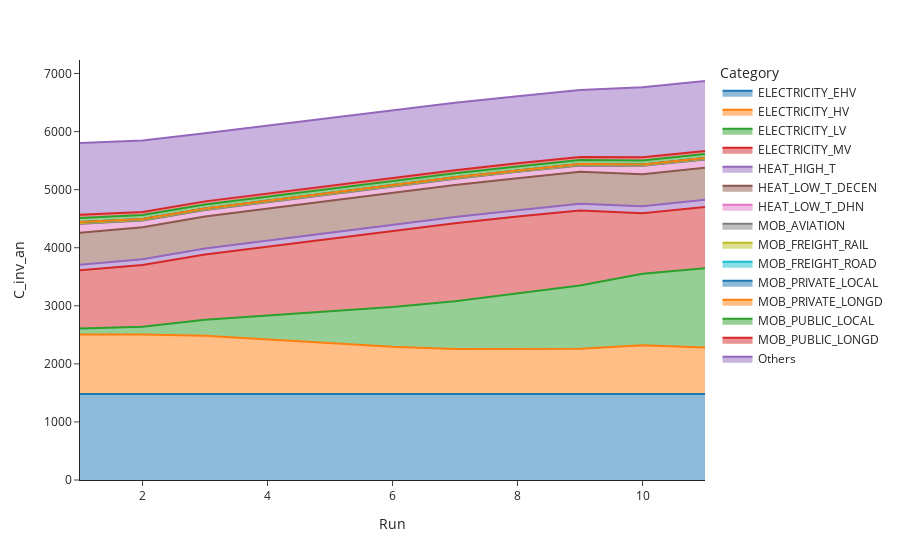

Here is the notebook cell this chart was saved with:
### Markdown cell above
- **`variable="C_inv_an"`**: Specifies that we want to plot annual investment costs.
- **`category="Sector"`**: Aggregates the costs by sector.

#### Plot Investment Costs by Category

### Code cell
# Plot annualized investment costs aggregated by category
plot_parametrisation(results=results_ch_n, variable="C_inv_an", category="Category")

### Figure 1 — Plotly figure (JSON) as saved in the notebook; plotly's stock layout.template omitted (floating-point values rounded to 4 significant figures)
{"data": [{"fillpattern": {"shape": ""}, "hovertemplate": "Category=ELECTRICITY_EHV<br>Run=%{x}<br>C_inv_an=%{y}<extra></extra>", "legendgroup": "ELECTRICITY_EHV", "line": {"color": "#1F77B4"}, "marker": {"symbol": "circle"}, "mode": "lines", "name": "ELECTRICITY_EHV", "orientation": "v", "showlegend": true, "stackgroup": "1", "type": "scatter", "x": [1, 2, 3, 4, 5, 6, 7, 8, 9, 10, 11], "xaxis": "x", "y": [1481.0, 1481.0, 1481.0, 1481.0, 1481.0, 1481.0, 1481.0, 1481.0, 1481.0, 1481.0, 1481.0], "yaxis": "y"}, {"fillpattern": {"shape": ""}, "hovertemplate": "Category=ELECTRICITY_HV<br>Run=%{x}<br>C_inv_an=%{y}<extra></extra>", "legendgroup": "ELECTRICITY_HV", "line": {"color": "#FF7F0E"}, "marker": {"symbol": "circle"}, "mode": "lines", "name": "ELECTRICITY_HV", "orientation": "v", "showlegend": true, "stackgroup": "1", "type": "scatter", "x": [1, 2, 3, 4, 5, 6, 7, 8, 9, 10, 11], "xaxis": "x", "y": [1024.0, 1024.0, 1005.0, 941.0, 877.2, 814.0, 777.2, 777.3, 777.7, 841.7, 802.3], "yaxis": "y"}, {"fillpattern": {"shape": ""}, "hovertemplate": "Category=ELECTRICITY_LV<br>Run=%{x}<br>C_inv_an=%{y}<extra></extra>", "legendgroup": "ELECTRICITY_LV", "line": {"color": "#2CA02C"}, "marker": {"symbol": "circle"}, "mode": "lines", "name": "ELECTRICITY_LV", "orientation": "v", "showlegend": true, "stackgroup": "1", "type": "scatter", "x": [1, 2, 3, 4, 5, 6, 7, 8, 9, 10, 11], "xaxis": "x", "y": [105.1, 136.7, 273.2, 409.8, 546.3, 682.9, 819.4, 956.0, 1093.0, 1229.0, 1366.0], "yaxis": "y"}, {"fillpattern": {"shape": ""}, "hovertemplate": "Category=ELECTRICITY_MV<br>Run=%{x}<br>C_inv_an=%{y}<extra></extra>", "legendgroup": "ELECTRICITY_MV", "line": {"color": "#D62728"}, "marker": {"symbol": "circle"}, "mode": "lines", "name": "ELECTRICITY_MV", "orientation": "v", "showlegend": true, "stackgroup": "1", "type": "scatter", "x": [1, 2, 3, 4, 5, 6, 7, 8, 9, 10, 11], "xaxis": "x", "y": [1001.0, 1063.0, 1126.0, 1188.0, 1250.0, 1313.0, 1345.0, 1323.0, 1291.0, 1041.0, 1052.0], "yaxis": "y"}, {"fillpattern": {"shape": ""}, "hovertemplate": "Category=HEAT_HIGH_T<br>Run=%{x}<br>C_inv_an=%{y}<extra></extra>", "legendgroup": "HEAT_HIGH_T", "line": {"color": "#9467BD"}, "marker": {"symbol": "circle"}, "mode": "lines", "name": "HEAT_HIGH_T", "orientation": "v", "showlegend": true, "stackgroup": "1", "type": "scatter", "x": [1, 2, 3, 4, 5, 6, 7, 8, 9, 10, 11], "xaxis": "x", "y": [97.88, 98.54, 103.7, 103.7, 103.7, 103.7, 105.0, 109.4, 114.7, 122.5, 124.8], "yaxis": "y"}, {"fillpattern": {"shape": ""}, "hovertemplate": "Category=HEAT_LOW_T_DECEN<br>Run=%{x}<br>C_inv_an=%{y}<extra></extra>", "legendgroup": "HEAT_LOW_T_DECEN", "line": {"color": "#8C564B"}, "marker": {"symbol": "circle"}, "mode": "lines", "name": "HEAT_LOW_T_DECEN", "orientation": "v", "showlegend": true, "stackgroup": "1", "type": "scatter", "x": [1, 2, 3, 4, 5, 6, 7, 8, 9, 10, 11], "xaxis": "x", "y": [551.5, 551.5, 551.5, 551.5, 551.5, 551.5, 551.5, 551.5, 551.5, 551.5, 551.5], "yaxis": "y"}, {"fillpattern": {"shape": ""}, "hovertemplate": "Category=HEAT_LOW_T_DHN<br>Run=%{x}<br>C_inv_an=%{y}<extra></extra>", "legendgroup": "HEAT_LOW_T_DHN", "line": {"color": "#E377C2"}, "marker": {"symbol": "circle"}, "mode": "lines", "name": "HEAT_LOW_T_DHN", "orientation": "v", "showlegend": true, "stackgroup": "1", "type": "scatter", "x": [1, 2, 3, 4, 5, 6, 7, 8, 9, 10, 11], "xaxis": "x", "y": [151.3, 115.9, 111.5, 111.5, 111.5, 111.5, 109.2, 107.7, 107.7, 143.3, 143.3], "yaxis": "y"}, {"fillpattern": {"shape": ""}, "hovertemplate": "Category=MOB_AVIATION<br>Run=%{x}<br>C_inv_an=%{y}<extra></extra>", "legendgroup": "MOB_AVIATION", "line": {"color": "#7F7F7F"}, "marker": {"symbol": "circle"}, "mode": "lines", "name": "MOB_AVIATION", "orientation": "v", "showlegend": true, "stackgroup": "1", "type": "scatter", "x": [1, 2, 3, 4, 5, 6, 7, 8, 9, 10, 11], "xaxis": "x", "y": [0, 0, 0, 0, 0, 0, 0, 0, 0, 0, 0], "yaxis": "y"}, {"fillpattern": {"shape": ""}, "hovertemplate": "Category=MOB_FREIGHT_RAIL<br>Run=%{x}<br>C_inv_an=%{y}<extra></extra>", "legendgroup": "MOB_FREIGHT_RAIL", "line": {"color": "#BCBD22"}, "marker": {"symbol": "circle"}, "mode": "lines", "name": "MOB_FREIGHT_RAIL", "orientation": "v", "showlegend": true, "stackgroup": "1", "type": "scatter", "x": [1, 2, 3, 4, 5, 6, 7, 8, 9, 10, 11], "xaxis": "x", "y": [16.13, 11.91, 11.91, 11.91, 11.91, 11.91, 11.91, 11.91, 11.91, 11.91, 11.91], "yaxis": "y"}, {"fillpattern": {"shape": ""}, "hovertemplate": "Category=MOB_FREIGHT_ROAD<br>Run=%{x}<br>C_inv_an=%{y}<extra></extra>", "legendgroup": "MOB_FREIGHT_ROAD", "line": {"color": "#17BECF"}, "marker": {"symbol": "circle"}, "mode": "lines", "name": "MOB_FREIGHT_ROAD", "orientation": "v", "showlegend": true, "stackgroup": "1", "type": "scatter", "x": [1, 2, 3, 4, 5, 6, 7, 8, 9, 10, 11], "xaxis": "x", "y": [17.96, 13.26, 13.26, 13.26, 13.26, 13.26, 13.26, 13.26, 13.26, 13.26, 13.26], "yaxis": "y"}, {"fillpattern": {"shape": ""}, "hovertemplate": "Category=MOB_PRIVATE_LOCAL<br>Run=%{x}<br>C_inv_an=%{y}<extra></extra>", "legendgroup": "MOB_PRIVATE_LOCAL", "line": {"color": "#1F77B4"}, "marker": {"symbol": "circle"}, "mode": "lines", "name": "MOB_PRIVATE_LOCAL", "orientation": "v", "showlegend": true, "stackgroup": "1", "type": "scatter", "x": [1, 2, 3, 4, 5, 6, 7, 8, 9, 10, 11], "xaxis": "x", "y": [1.492e-07, 1.492e-07, 1.492e-07, 1.492e-07, 1.492e-07, 1.492e-07, 1.492e-07, 1.492e-07, 1.492e-07, 1.492e-07, 1.492e-07], "yaxis": "y"}, {"fillpattern": {"shape": ""}, "hovertemplate": "Category=MOB_PRIVATE_LONGD<br>Run=%{x}<br>C_inv_an=%{y}<extra></extra>", "legendgroup": "MOB_PRIVATE_LONGD", "line": {"color": "#FF7F0E"}, "marker": {"symbol": "circle"}, "mode": "lines", "name": "MOB_PRIVATE_LONGD", "orientation": "v", "showlegend": true, "stackgroup": "1", "type": "scatter", "x": [1, 2, 3, 4, 5, 6, 7, 8, 9, 10, 11], "xaxis": "x", "y": [2.147e-07, 2.147e-07, 2.147e-07, 2.147e-07, 2.147e-07, 2.147e-07, 2.147e-07, 2.147e-07, 2.147e-07, 2.147e-07, 2.147e-07], "yaxis": "y"}, {"fillpattern": {"shape": ""}, "hovertemplate": "Category=MOB_PUBLIC_LOCAL<br>Run=%{x}<br>C_inv_an=%{y}<extra></extra>", "legendgroup": "MOB_PUBLIC_LOCAL", "line": {"color": "#2CA02C"}, "marker": {"symbol": "circle"}, "mode": "lines", "name": "MOB_PUBLIC_LOCAL", "orientation": "v", "showlegend": true, "stackgroup": "1", "type": "scatter", "x": [1, 2, 3, 4, 5, 6, 7, 8, 9, 10, 11], "xaxis": "x", "y": [68.78, 68.78, 68.78, 68.78, 68.78, 68.78, 68.78, 68.78, 68.78, 68.78, 68.78], "yaxis": "y"}, {"fillpattern": {"shape": ""}, "hovertemplate": "Category=MOB_PUBLIC_LONGD<br>Run=%{x}<br>C_inv_an=%{y}<extra></extra>", "legendgroup": "MOB_PUBLIC_LONGD", "line": {"color": "#D62728"}, "marker": {"symbol": "circle"}, "mode": "lines", "name": "MOB_PUBLIC_LONGD", "orientation": "v", "showlegend": true, "stackgroup": "1", "type": "scatter", "x": [1, 2, 3, 4, 5, 6, 7, 8, 9, 10, 11], "xaxis": "x", "y": [53.08, 53.08, 53.08, 53.08, 53.08, 53.08, 53.08, 53.08, 53.08, 53.08, 53.08], "yaxis": "y"}, {"fillpattern": {"shape": ""}, "hovertemplate": "Category=Others<br>Run=%{x}<br>C_inv_an=%{y}<extra></extra>", "legendgroup": "Others", "line": {"color": "#9467BD"}, "marker": {"symbol": "circle"}, "mode": "lines", "name": "Others", "orientation": "v", "showlegend": true, "stackgroup": "1", "type": "scatter", "x": [1, 2, 3, 4, 5, 6, 7, 8, 9, 10, 11], "xaxis": "x", "y": [1235.0, 1228.0, 1172.0, 1170.0, 1168.0, 1166.0, 1160.0, 1156.0, 1153.0, 1206.0, 1204.0], "yaxis": "y"}], "layout": {"legend": {"title": {"text": "Category"}, "tracegroupgap": 0}, "margin": {"t": 60}, "xaxis": {"anchor": "y", "domain": [0, 1], "title": {"text": "Run"}}, "yaxis": {"anchor": "x", "domain": [0, 1], "title": {"text": "C_inv_an"}}}}
